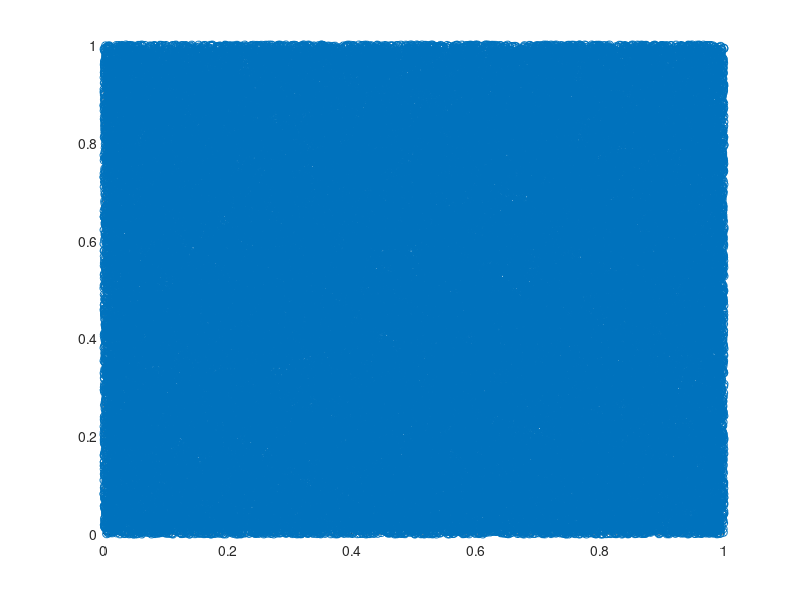
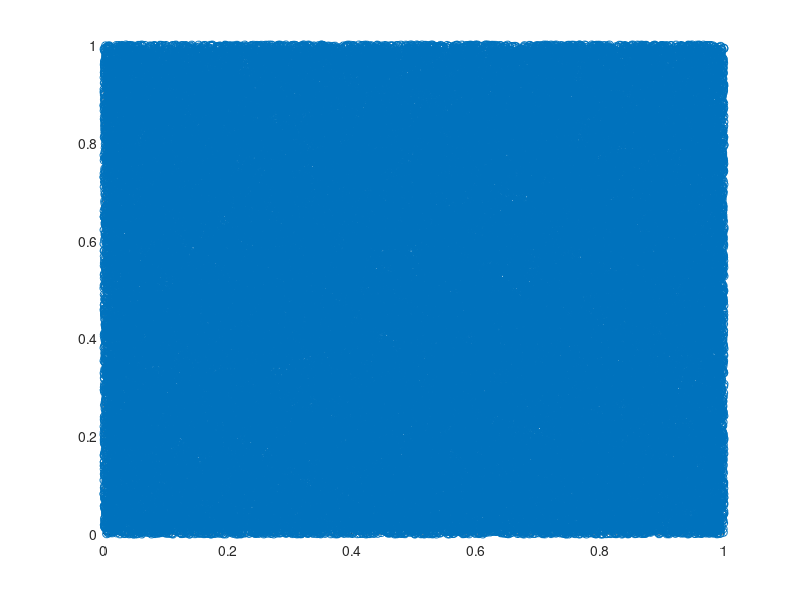

Here is the MATLAB script that generated these plots, in order:
% Test matlab plotting using painters / opengl 

numRandPoints = 100000;

figure;
x_vals = rand(numRandPoints, 1);
y_vals = rand(numRandPoints, 1);
scatter(x_vals, y_vals)

figFileNameAuto = 'testAuto.svg';
figFileNamePainter = 'testPainter.svg';

saveas(gcf, figFileNameAuto);
print('-painters', '-dsvg', figFileNamePainter); 
